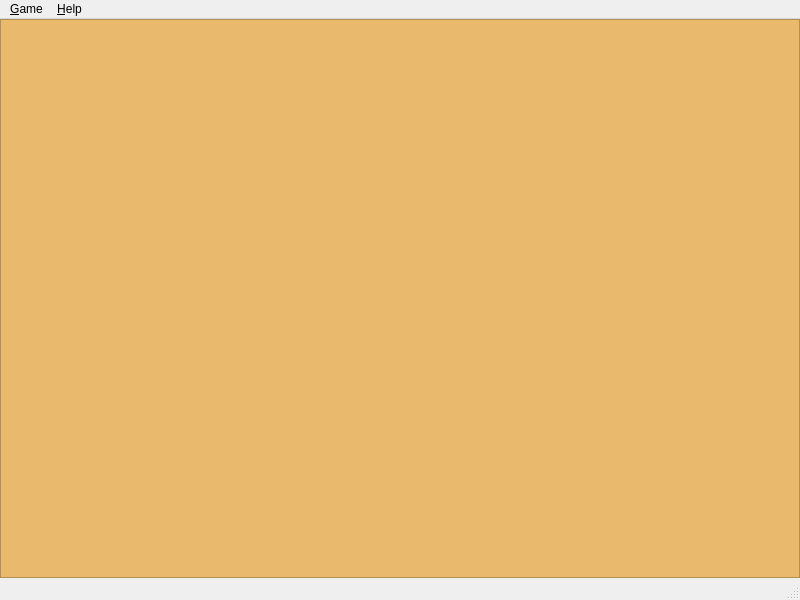
<?xml version="1.0" encoding="UTF-8"?>
<ui version="4.0">
 <class>MainWindow</class>
 <widget class="QMainWindow" name="MainWindow">
  <property name="geometry">
   <rect>
    <x>0</x>
    <y>0</y>
    <width>800</width>
    <height>600</height>
   </rect>
  </property>
  <property name="windowTitle">
   <string>Monster Flag Eater</string>
  </property>
  <widget class="QWidget" name="centralwidget">
   <layout class="QHBoxLayout" name="horizontalLayout">
    <property name="leftMargin">
     <number>0</number>
    </property>
    <property name="topMargin">
     <number>0</number>
    </property>
    <property name="rightMargin">
     <number>0</number>
    </property>
    <property name="bottomMargin">
     <number>0</number>
    </property>
    <item>
     <widget class="QGraphicsView" name="graphicsView">
      <property name="styleSheet">
       <string notr="true">background-color: rgb(233, 185, 110);</string>
      </property>
      <property name="verticalScrollBarPolicy">
       <enum>Qt::ScrollBarAlwaysOff</enum>
      </property>
      <property name="horizontalScrollBarPolicy">
       <enum>Qt::ScrollBarAlwaysOff</enum>
      </property>
     </widget>
    </item>
   </layout>
  </widget>
  <widget class="QMenuBar" name="menubar">
   <property name="geometry">
    <rect>
     <x>0</x>
     <y>0</y>
     <width>800</width>
     <height>20</height>
    </rect>
   </property>
   <widget class="QMenu" name="menuGame">
    <property name="title">
     <string>&amp;Game</string>
    </property>
    <addaction name="actionPlay"/>
    <addaction name="actionLevelSelect"/>
    <addaction name="actionExit"/>
   </widget>
   <widget class="QMenu" name="menuHelp">
    <property name="title">
     <string>&amp;Help</string>
    </property>
    <addaction name="actionHowToPlay"/>
    <addaction name="actionSystemInformation"/>
   </widget>
   <addaction name="menuGame"/>
   <addaction name="menuHelp"/>
  </widget>
  <widget class="QStatusBar" name="statusbar"/>
  <action name="actionPlay">
   <property name="text">
    <string>&amp;Play</string>
   </property>
  </action>
  <action name="actionLevelSelect">
   <property name="text">
    <string>&amp;Level Select</string>
   </property>
  </action>
  <action name="actionExit">
   <property name="text">
    <string>&amp;Exit</string>
   </property>
  </action>
  <action name="actionHowToPlay">
   <property name="text">
    <string>&amp;How to Play</string>
   </property>
  </action>
  <action name="actionSystemInformation">
   <property name="text">
    <string>&amp;System Information...</string>
   </property>
  </action>
 </widget>
 <resources/>
 <connections/>
</ui>
